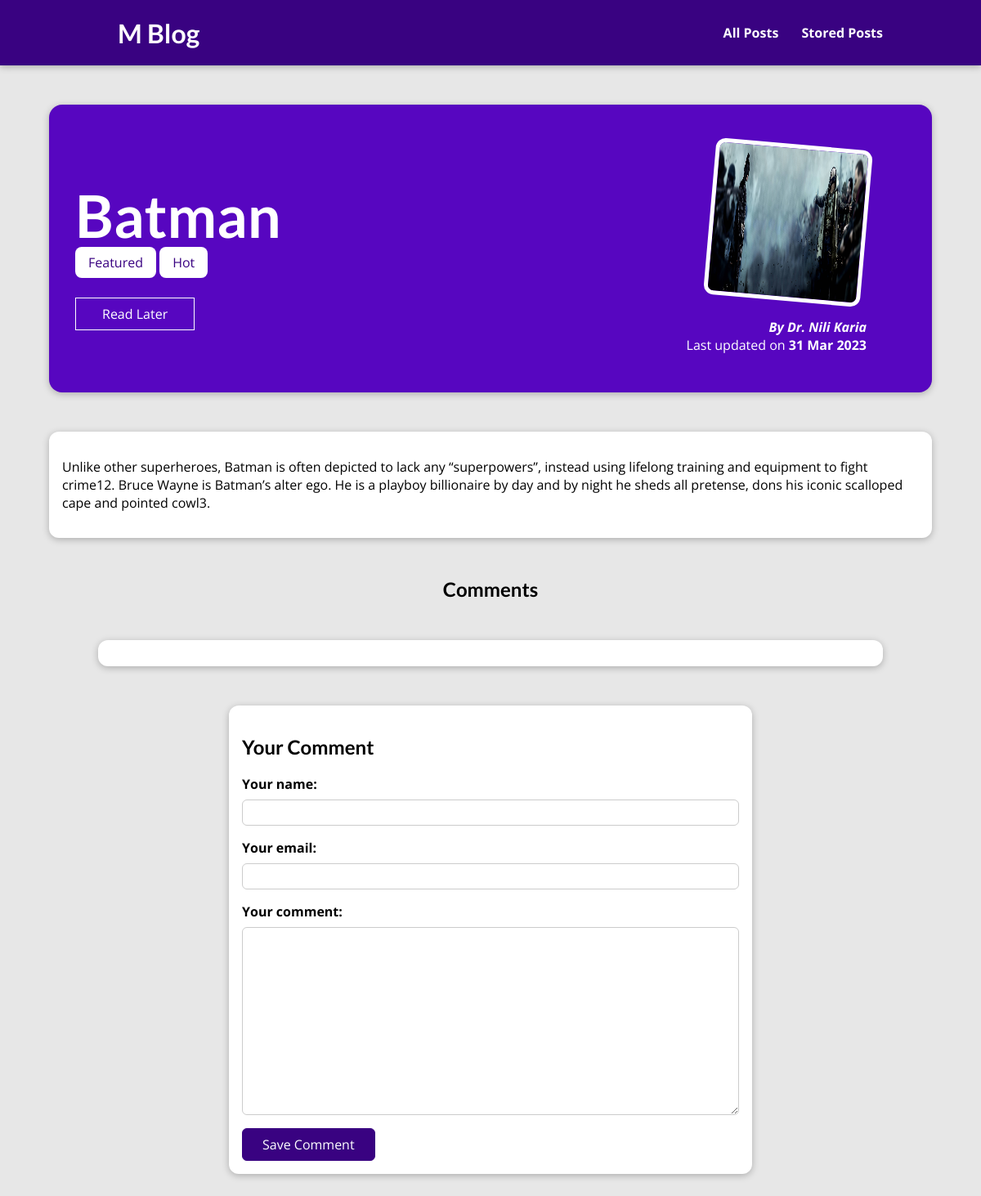
Screenshot of /posts/batman with the database file from the repository.
### blog/models.py (models this page shows, shortened)
class Post(models.Model):
    title = models.CharField(max_length=150)
    excerpt = models.CharField(max_length=300)
    image = models.ImageField(upload_to="posts", null=True)
    date = models.DateField(auto_now=True)
    slug = models.SlugField(unique=True, db_index=True)
    content = models.TextField(validators=[MinLengthValidator(10)])
    author = models.ForeignKey(
        Author, on_delete=models.SET_NULL, null=True, related_name='posts')
    tags = models.ManyToManyField(Tag)

class Tag(models.Model):
    caption = models.CharField(max_length=20)

class Author(models.Model):
    first_name = models.CharField(max_length=100)
    last_name = models.CharField(max_length=100)
    email_address = models.EmailField()
    def full_name(self):
        return f"{self.first_name} {self.last_name}"
    def __str__(self) -> str:
        return self.full_name()

### blog/views.py (the view, shortened to what this page needs)
# urls.py: path("posts/<slug:slug>", views.SinglePostView.as_view(),
class SinglePostView(View):
    def is_stored_post(self, request, post_id):
        stored_posts = request.session.get("stored_posts")
        if stored_posts is not None:
            is_saved_for_later = post_id in stored_posts
        else:
            is_saved_for_later = False
        return is_saved_for_later
    def get(self, request, slug):
        post = Post.objects.get(slug=slug)
        context = {
            "post": post,
            "post_tags": post.tags.all(),
            "comment_form": CommentForm(),
            'comments': post.comments.all().order_by("-id"),
            'saved_for_later': self.is_stored_post(request, post.id)
        }
        return render(request, "blog/post-detail.html", context)

### blog/forms.py
class CommentForm(forms.ModelForm):
    class Meta:
        model = Comment
        exclude = ['post']
        labels = {
            "user_name": "Your name",
            "user_emial": "Your email",
            "text": "Your comment"
        }

### blog/templates/blog/post-detail.html (shortened to what this page needs)
{% extends 'base.html' %}
{% load static %}
{% block css_files %}
<link rel="stylesheet" href="{% static 'blog/post-detail.css' %}">
{% endblock %}
{% block content %}
<section id ="summary">
    <h2>
        {{ post.title }}
    </h2>
    <div>
        {% for tag in post_tags %}
        <span class= "tag">{{ tag.caption }}</span>
        {% endfor %}
    </div>
    <div id="read-later">
        <form action="{% url 'read-later' %}" method = "POST">
            <button>
                {% if saved_for_later %}
                Remove from "Read Later" List
                {% else %}
                Read Later
                {% endif %}
            </button>
        </form>
    </div>
    <article>
        <img src="{{ post.image.url }}" alt="post.title">
        <address>By <a href="mailto:{{ post.author.email_address }}">{{ post.author }}</a></address>
        <div>
            Last updated on <time>{{ post.date|date:"d M Y" }}</time>
        </div>
    </article>
</section>
<main>
    {{ post.content|linebreaks }}
</main>
<center>
<span><h2>Comments</h2></span></center>
<section id="comments">
</section>
<section id = "comment-form">
    <h2>Your Comment</h2>
    <form action="{% url 'post-detail-page' post.slug %}" method="POST">
        {% for form_field in comment_form %}
        <div class = "form-control {% if form_field.errors %}invalid{% endif %}">
            {{ form_field.label_tag }}
            {{ form_field }}
        </div>
        {% endfor %}
        <button>Save Comment</button>
    </form>
</section>
{% endblock %}

### static/app.css (style rules this page uses)
* { box-sizing: border-box; }
html { font-family: 'Open Sans', 'Lato', sans-serif; }
body { margin: 0; }
h1, h2, h3 { font-family: 'Lato', sans-serif; font-weight: bold; }

### blog/static/blog/post-detail.css (style rules this page uses)
body { background-color: #e7e7e7; }
#summary { margin: 8rem auto 3rem auto; padding: 2rem; width: 90%; max-width: 90rem; border-radius: 16px; background-color: #5706c0; position: relative; box-shadow: 0 2px 8px rgba(0, 0, 0, 0.25); height: 22rem; }
#summary h2 { color: white; font-size: 4.5rem; margin-bottom: 0.25rem; }
#summary article { position: absolute; top: 2rem; right: 3rem; padding: 1rem 2rem; border-radius: 12px; text-align: right; color: white; }
#summary article img { width: 12rem; height: 12rem; border-radius: 12px; transform: rotateZ(5deg); border: 5px solid white; margin-bottom: 1rem; }
#summary address { font-weight: bold; }
#summary a { color: white; text-decoration: none; }
#summary time { font-weight: bold; }
#read-later { margin: 2rem 0; }
#read-later button { background-color: transparent; border: 1px solid white; padding: 0.5rem 2rem; font: inherit; color: white; cursor: pointer; }
main { width: 90%; max-width: 90rem; margin: 3rem auto; background-color: white; padding: 1rem; border-radius: 12px; box-shadow: 0 2px 8px rgba(0, 0, 0, 0.25); }
.tag { background-color: white; color: #390281; padding: 0.5rem 1rem; border-radius: 8px; }
#comment-form { margin: 3rem auto; width: 90%; max-width: 40rem; border-radius: 12px; background-color: white; box-shadow: 0 2px 8px rgba(0, 0, 0, 0.25); padding: 1rem; }
#comment-form button { font: inherit; background-color: #390281; color: white; border : 1px solid #390281; padding : 0.5rem 1.5rem; border-radius: 6px; cursor: pointer; }
.form-control { margin-bottom : 1rem ; }
.form-control label { font-weight: bold; margin-bottom: 0.5rem; display: block; }
.form-control input, .form-control textarea { display: block; width: 100%; font: inherit; padding: 0.25rem; border-radius: 6px; border: 1px solid #ccc; }
#comments { margin: 3rem auto; width: 90%; max-width: 60rem; border-radius: 12px; background-color: white; box-shadow: 0 2px 8px rgba(0, 0, 0, 0.25); padding: 1rem 2rem; }

### rows the page displays
Post: title "Batman", image (picture), author "Dr. Nili Karia", date "31 Mar 2023", content "Unlike other superheroes, Batman is often depicted to lack any “superpowers”, instead using lifelong training and equipment to fight crime12. Bruce Wayne is Batman’s alter ego. He is a playboy billionaire by day and by night he sheds all pretense, dons his iconic scalloped cape and pointed cowl3."
Tag: caption "Featured"
Tag: caption "Hot"
